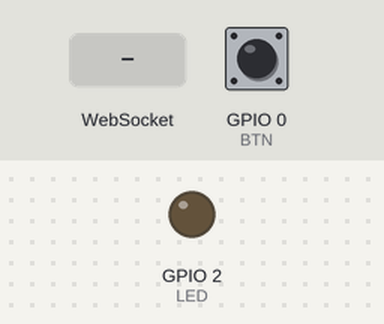
The sketch below on a simulated ESP8266 (NodeMCU). Shown: output pins drawn as LEDs (lit = HIGH). Inputs (shaded band) come from the test bench; at power-on: GPIO 0 (BTN) HIGH. WiFi joins after 1.5 s; servers stay silent unless stated.

Above: at 2.7 s.
2.8 s: WebSocket text "LED_OFF" received
At 4.0 s:
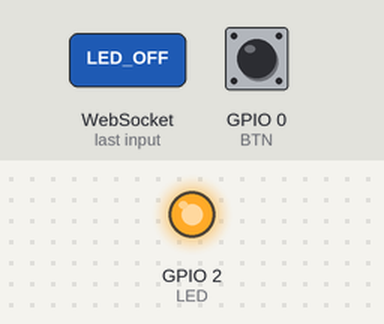
4.3 s: WebSocket text "LED_ON" received
At 5.3 s:
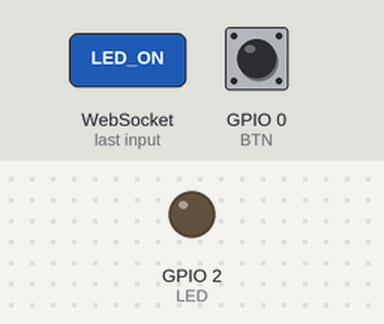
Timing chart, 0 to 7.3 s (numbered marks = the images above; inputs shaded):
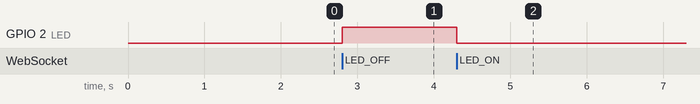

Measured:
- after the input at 2.8 s, GPIO 2 (LED): LOW → HIGH at once
- after the input at 4.3 s, GPIO 2 (LED): HIGH → LOW at once

The sketch:

server_websocket.ino
```cpp
#include <ESP8266WiFi.h>
#include <ESPAsyncWebServer.h>
const char* ssid = "Nguyen Toi";
const char* password = "11111111";
const int LED = 2;
const int BTN = 0;
// để đưa đoạn code HTML vào chương trình Arduino, cần chuyển đổi code HTML sang dạng char
const char index_html[] PROGMEM = ""
                                  "<!DOCTYPE HTML>"
                                  "<html>"
                                  "<head>"
                                  " <title>ESP8266 WebSocket</title>"
                                  "</head>"
                                  "<body>"
                                  " <div> Webscoket status <span id=\"status\" style=\"font-weight: bold;\"> disconnected </span> </div>"
                                  " <div> ESP8266 Button Status <input type=\"checkbox\" id=\"btn\" name=\"btn\" /> </div>"
                                  " <div> Control LED <input type=\"checkbox\" id=\"led\" name=\"led\" disabled=\"true\" /> </div>"
                                  " <script type=\"text/javascript\">"
                                  " var button = document.getElementById('btn');"
                                  " var led = document.getElementById('led');"
                                  " var status = document.getElementById('status');"
                                  " var url = window.location.host;"
                                  " var ws = new WebSocket('ws://' + url + '/ws');"
                                  " ws.onopen = function()"
                                  " {"
                                  " status.text = 'Connected';"
                                  " led.disabled = false;"
                                  " };"
                                  " ws.onmessage = function(evt)"
                                  " {"
                                  " if(evt.data == 'BTN_PRESSED') {"
                                  " button.checked = true;"
                                  " } else if(evt.data == 'BTN_RELEASE') {"
                                  " button.checked = false;"
                                  " }"
                                  " };"
                                  " ws.onclose = function() {"
                                  " led.disabled = true;"
                                  " status.text = 'Disconnected';"
                                  " };"
                                  " led.onchange = function() {"
                                  " var status = 'LED_OFF';"
                                  " if (led.checked) {"
                                  " status = 'LED_ON';"
                                  " }"
                                  " ws.send(status)"
                                  " }"
                                  " </script>"
                                  "</body>"
                                  "</html>";
AsyncWebServer server(8000);
AsyncWebSocket ws("/ws");
// Hàm xử lí sự kiện trên Server khi client là browser phát sự kiện
void onWsEvent(AsyncWebSocket * server, AsyncWebSocketClient * client, AwsEventType type, void * arg, uint8_t *data,
               size_t len) {
  if (type == WS_EVT_DATA && len > 0) { // type: loại sự kiện mà server nhận được. Nếu sự kiện nhận được là từ websocket thì bắt đầu xử lí
    data[len] = 0;
    String data_str = String((char*)data); // ép kiểu, đổi từ kiểu char sang String
    if (data_str == "LED_ON") {
      digitalWrite(LED, 0); // Khi client phát sự kiện "LED_ON" thì server sẽ bật LED
    } else if (data_str == "LED_OFF") {
      digitalWrite(LED, 1); // Khi client phát sự kiện "LED_OFF" thì server sẽ tắt LED
    }
  }
}
void setup()
{
  pinMode(LED, OUTPUT);
  pinMode(BTN, INPUT);
  Serial.begin(115200);
  Serial.setDebugOutput(true);
  WiFi.mode(WIFI_AP_STA);
  WiFi.begin(ssid, password);
  if (WiFi.waitForConnectResult() != WL_CONNECTED) {
    Serial.printf("STA: Failed!\n");
    WiFi.disconnect(false);
    delay(1000);
    WiFi.begin(ssid, password);
  }
  ws.onEvent(onWsEvent); // gọi hàm onWsEvent
  server.addHandler(&ws);
  server.on("/", HTTP_GET, [](AsyncWebServerRequest * request) {
    request->send_P(200, "text/html", index_html); // trả về file index.html trên giao diện browser khi browser truy cập vào IP của server
  });
  server.begin(); // khởi động server
}
void loop()
{
  static bool isPressed = false;
  if (!isPressed && digitalRead(BTN) == 0) { //Nhấn nút nhấn GPIO0
    isPressed = true;
    ws.textAll("BTN_PRESSED");
  } else if (isPressed && digitalRead(BTN)) { //Nhả nút nhấn GPIO0
    isPressed = false;
    ws.textAll("BTN_RELEASE");
  }
}
```
